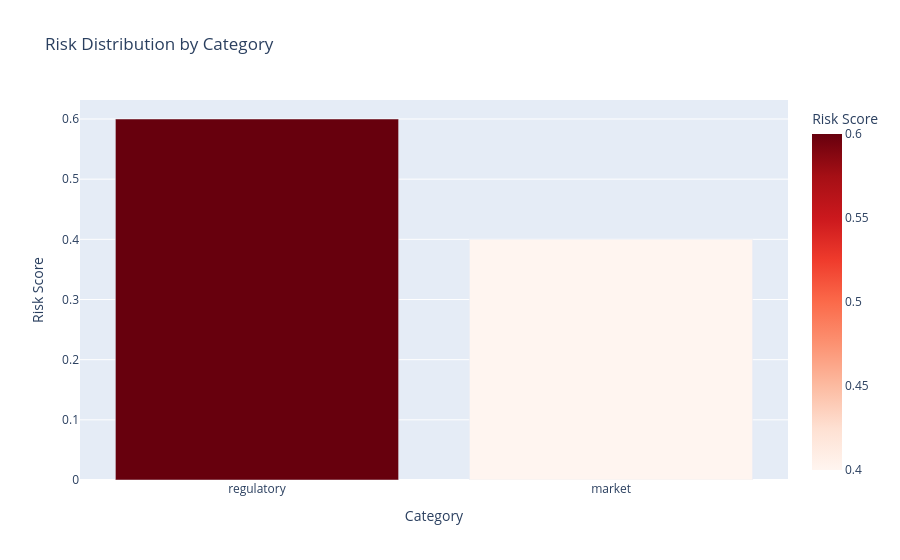

Notebook cell for this chart:
### Markdown cell above
### Visualize Risk Distribution

### Code cell
# Prepare risk data for visualization
if "error" in risk_results:
    # Use sample risk data for visualization
    risk_categories = ["regulatory", "market"]
    risk_scores = [0.6, 0.4]
else:
    risk_categories = [risk['category'] for risk in risk_results['identified_risks']]
    risk_scores = [risk['likelihood'] for risk in risk_results['identified_risks']]

risk_df = pd.DataFrame({
    'Category': risk_categories,
    'Risk Score': risk_scores
})

fig = px.bar(
    risk_df,
    x='Category',
    y='Risk Score',
    title='Risk Distribution by Category',
    color='Risk Score',
    color_continuous_scale='Reds'
)

# Try to display the figure, with fallback for missing dependencies
try:
    fig.show()
except ValueError as e:
    if "nbformat" in str(e):
        print("📊 Risk Distribution Bar Chart")
        print("Risk Scores by Category:")
        for cat, score in zip(risk_categories, risk_scores):
            print(f"  {cat.title()}: {score:.1%}")
        print("💡 Install nbformat>=4.2.0 to display interactive charts: pip install nbformat")
    else:
        print(f"❌ Error displaying chart: {e}")
except Exception as e:
    print(f"❌ Error displaying chart: {e}")

### Figure 1 — Plotly figure (JSON) as saved in the notebook; plotly's stock layout.template omitted (floating-point values rounded to 4 significant figures)
{"data": [{"hovertemplate": "Category=%{x}<br>Risk Score=%{marker.color}<extra></extra>", "legendgroup": "", "marker": {"color": [0.6, 0.4], "coloraxis": "coloraxis", "pattern": {"shape": ""}}, "name": "", "orientation": "v", "showlegend": false, "textposition": "auto", "type": "bar", "x": ["regulatory", "market"], "xaxis": "x", "y": [0.6, 0.4], "yaxis": "y"}], "layout": {"barmode": "relative", "coloraxis": {"colorbar": {"title": {"text": "Risk Score"}}, "colorscale": [[0, "rgb(255,245,240)"], [0.125, "rgb(254,224,210)"], [0.25, "rgb(252,187,161)"], [0.375, "rgb(252,146,114)"], [0.5, "rgb(251,106,74)"], [0.625, "rgb(239,59,44)"], [0.75, "rgb(203,24,29)"], [0.875, "rgb(165,15,21)"], [1, "rgb(103,0,13)"]]}, "legend": {"tracegroupgap": 0}, "title": {"text": "Risk Distribution by Category"}, "xaxis": {"anchor": "y", "domain": [0, 1], "title": {"text": "Category"}}, "yaxis": {"anchor": "x", "domain": [0, 1], "title": {"text": "Risk Score"}}}}
